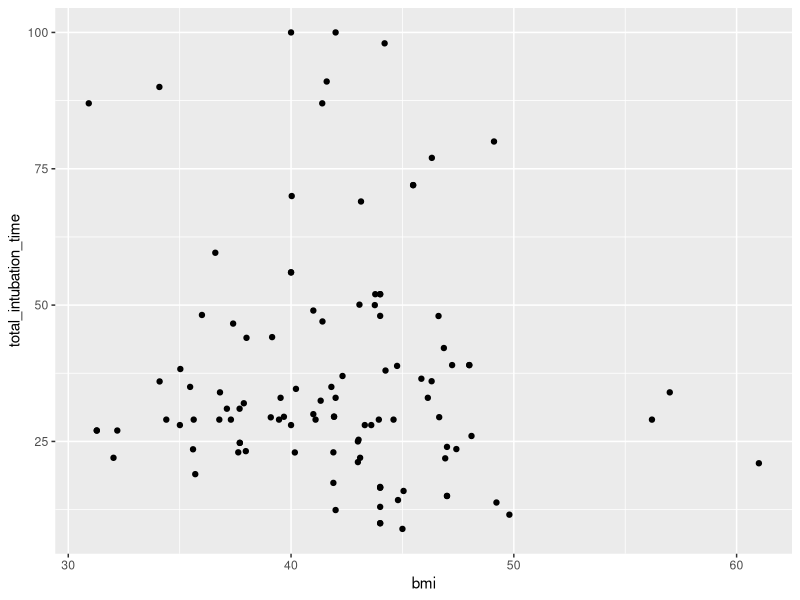
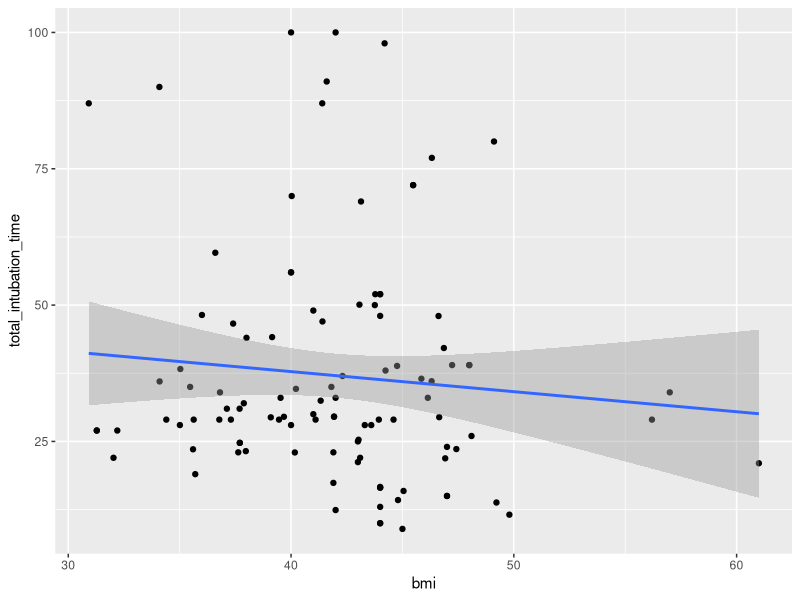
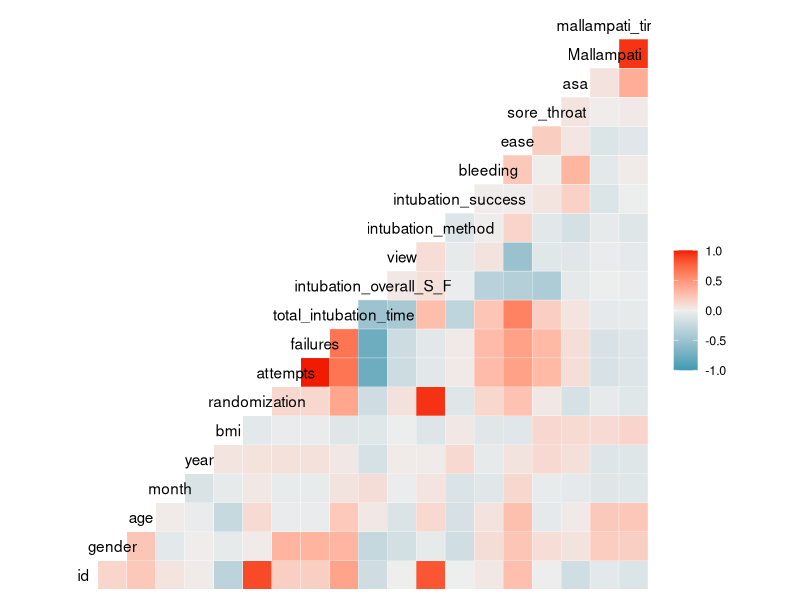
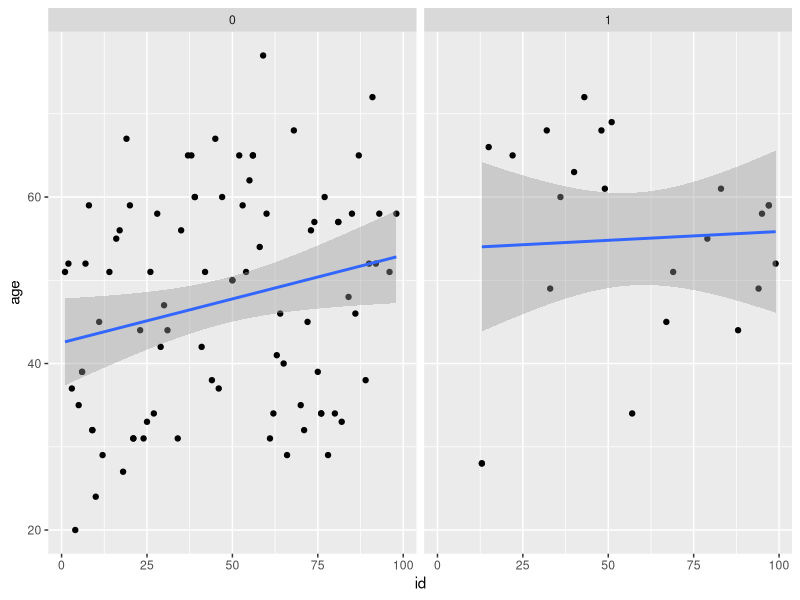
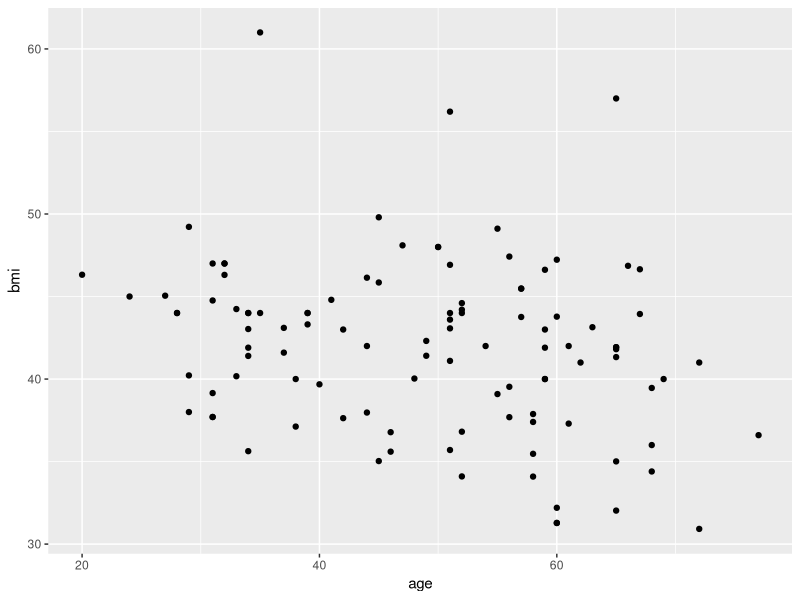
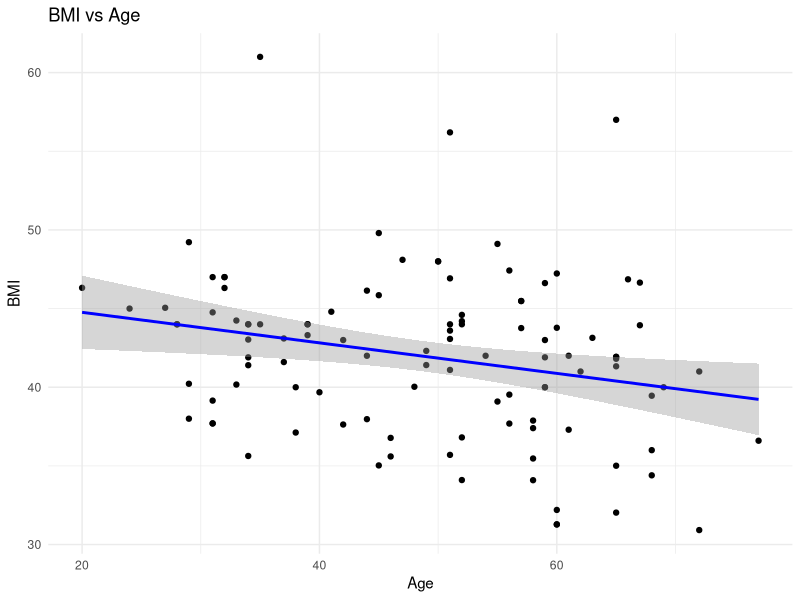
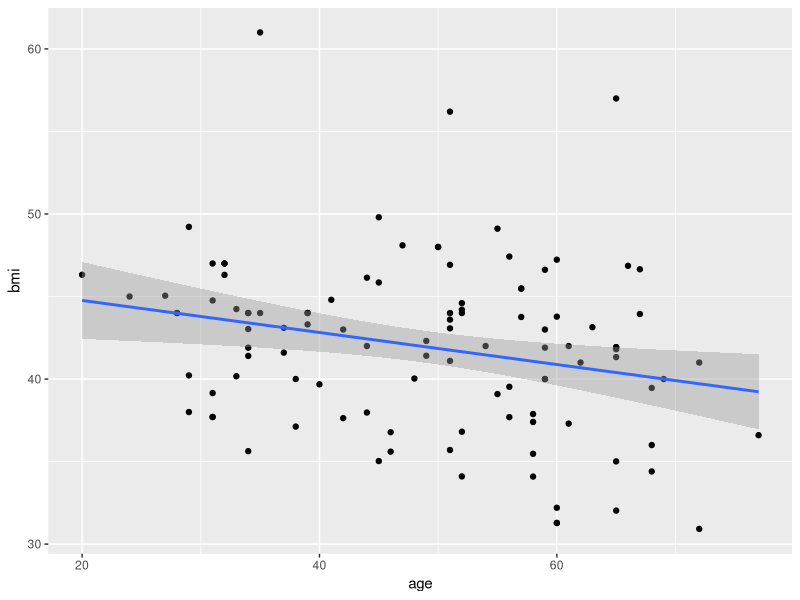
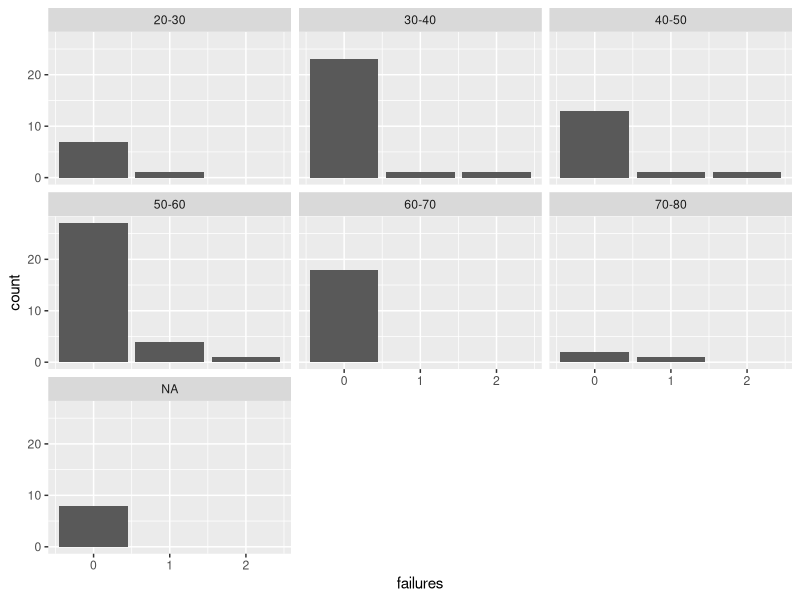

These figures' R source, in order:
## ---- chunk 1
library(tidyverse)
library(here)
library(GGally)
library(knitr)
knitr::opts_chunk$set(echo = TRUE, warning = FALSE, message = FALSE)
myData <- read_delim(here("data", "dataset-exam-group7.txt"))
myData_columns <- read_delim(here("data", "dataset-exam-group7-columns.txt"))
## ---- chunk 2
glimpse(myData)
## ---- chunk 3
glimpse(myData_columns)
## ---- chunk 4
  plot(myData_columns %>% 
    ggplot(aes(x = bmi, y = total_intubation_time)) +
    geom_point())

## ---- chunk 5
plot(
  myData_columns %>% 
    ggplot(aes(x = bmi, y = total_intubation_time)) +
    geom_point() + 
    geom_smooth(method = "lm"))
## ---- chunk 6
t_test_result <-
  myData_columns %>%
    t.test(total_intubation_time~gender, data=.)
print(t_test_result)
## ---- chunk 7
  ggcorr(myData_columns)

## ---- chunk 8
  ggplot(data = myData_columns) +
  aes(
    x = id,
    y = age
  ) +
  geom_point() +
  facet_wrap(facets = vars(gender)) +
  geom_smooth(method = "lm")

## ---- chunk 9
 ggplot(data = myData_columns) +
  aes(
    x = age,
    y = bmi
  ) +
  geom_point()

ggplot(myData_columns, aes(x = age, y = bmi)) +
  geom_point() +
  geom_smooth(method = "lm", col = "blue") +  # Adds a linear regression line
  labs(title = "BMI vs Age",
       x = "Age",
       y = "BMI") +
  theme_minimal()

## ---- chunk 10
  ggplot(myData_columns,
         aes(
           x=age, 
           y=bmi
         ))+
  geom_point() +
  geom_smooth(method = "lm")

## ---- chunk 11
 dataset_tidy <- read_delim(here("data", "dataset-exam-group7-columns.txt"))
  
dataset_tidy <- dataset_tidy %>%
    mutate(age_cat = as.factor(case_when(age < 30 ~ "20-30", 
                                         age > 30 & age < 40 ~ "30-40",
                                         age > 40 & age < 50 ~ "40-50",
                                         age > 50 & age < 60 ~ "50-60",
                                         age > 60 & age < 70 ~ "60-70",
                                         age > 70 & age < 80 ~ "70-80"
    )))
levels(dataset_tidy$age_cat)
  
dataset_tidy %>% count(age_cat)
  
fct_drop("NA")

## ---- chunk 12
    ggplot(data = dataset_tidy %>% filter(!is.na(age))) +
    aes(
      x = failures
    ) +
    geom_bar(
      size = 2,
    )+
    facet_wrap(vars(age_cat)
    ) 
## ---- chunk 13
table_data <- table(dataset_tidy$gender, dataset_tidy$randomization)
  chi_test <- chisq.test(table_data)
  print(chi_test)
## ---- chunk 14
myData_columns %>% 
  t.test(bmi~randomization, data = .)
## ---- chunk 15
 #regression (plotting)
  
  myData_columns %>% 
    ggplot(aes(x = bmi, y = total_intubation_time)) +
    geom_point() + 
    geom_smooth(method = "lm")
  #line of best fit, there appears to be a negative association between bmi and 
  #total intubation time

  

## ---- chunk 16
 dataset_tidy %>%
    t.test(total_intubation_time~gender, data=.)
## ---- chunk 17
sessionInfo()
